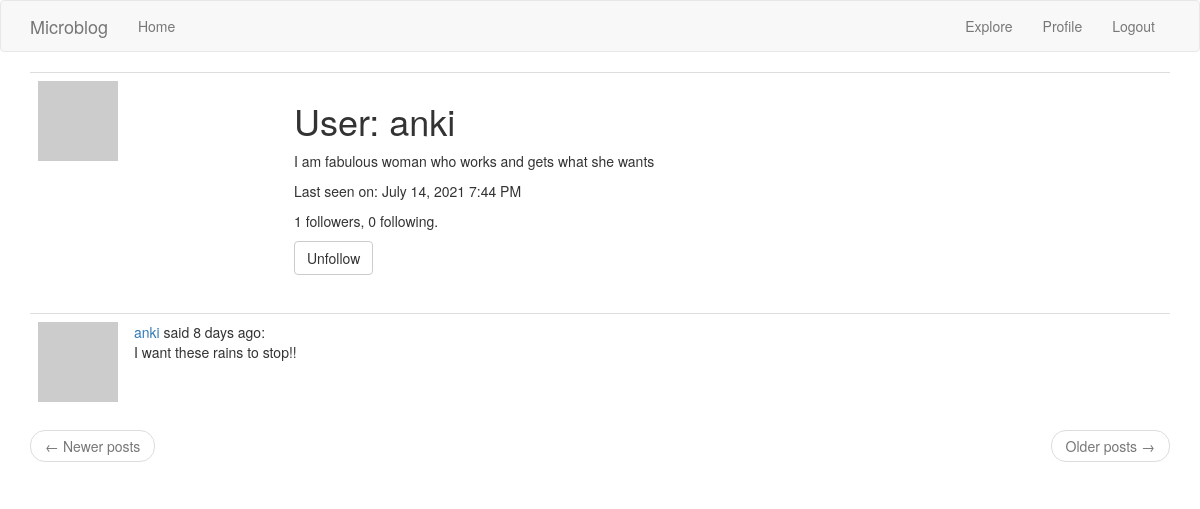
The page /user/anki (signed in) on the database its author committed.
### app/models.py (models this page shows, shortened)
class User(UserMixin, db.Model):
    id = db.Column(db.Integer, primary_key = True)
    username = db.Column(db.String(64), index = True, unique = True)
    email = db.Column(db.String(120), index = True, unique = True)
    password_hash = db.Column(db.String(128))
    posts = db.relationship('Post', backref='author', lazy='dynamic')
    about_me = db.Column(db.String(140))
    last_seen = db.Column(db.DateTime, default = datetime.utcnow)
    followed = db.relationship(
        'User', secondary=followers,
        primaryjoin=(followers.c.follower_id == id),
        secondaryjoin=(followers.c.followed_id == id),
        backref=db.backref('followers', lazy='dynamic'), lazy='dynamic')
    def avatar(self, size):
        digest = md5(self.email.lower().encode('utf-8')).hexdigest()
        return f'https://www.gravatar.com/avatar/{digest}?&s={size}'
    def is_following(self, user):
        return self.followed.filter(
            followers.c.followed_id == user.id).count() > 0

class Post(db.Model):
    id = db.Column(db.Integer, primary_key = True)
    body = db.Column(db.String(140))
    timestamp = db.Column(db.DateTime, index=True, default=datetime.utcnow)
    user_id = db.Column(db.Integer, db.ForeignKey('user.id'))

### app/routes.py (the view)
@app_var.route('/user/<username>')
@login_required
def user(username):
    user = User.query.filter_by(username = username).first_or_404()
    page = request.args.get('page', 1, type=int)
    posts = user.posts.order_by(Post.timestamp.desc()).paginate(
        page, app_var.config['POSTS_PER_PAGE'], False)
    next_url = url_for('user', username=user.username, page=posts.next_num) \
        if posts.has_next else None
    prev_url = url_for('user', username=user.username, page=posts.prev_num) \
        if posts.has_prev else None
    form = EmptyForm()
    return render_template('user.html', user = user, posts = posts.items,
        next_url=next_url, prev_url=prev_url, form = form)

### app/forms.py
class EmptyForm(FlaskForm):
    submit = SubmitField('Submit')

### app/models.py (called while the page is built)
@login.user_loader
def load_user(id):
    return User.query.get(int(id))

### app/routes.py (called while the page is built)
@app_var.before_request
def before_request():
    if current_user.is_authenticated:
        current_user.last_seen = datetime.utcnow()
        db.session.commit()

### app/templates/user.html (shortened to what this page needs)
{% extends "base.html" %}
{% block app_content %}
    <table class="table table-hover">
        <tr>
            <td width="256px"><img src="{{ user.avatar(256) }}"></td>
            <td>
                <h1>User: {{ user.username }}</h1>
                {% if user.about_me %}<p>{{ user.about_me }}</p>{% endif %}
                {% if user.last_seen %}<p>Last seen on: {{ moment(user.last_seen).format('LLL') }}</p>{% endif %}
                <p>{{ user.followers.count() }} followers, {{ user.followed.count() }} following.</p>
                {% if user == current_user %}
                <p><a href="{{ url_for('edit_profile') }}">Edit your profile</a></p>
                {% else %}
                <p>
                    <form action="{{ url_for('unfollow', username=user.username) }}" method="post">
                        {{ form.submit(value='Unfollow', class_='btn btn-default') }}
                    </form>
                </p>
                {% endif %}
            </td>
        </tr>
    </table>
    {% for post in posts %}
        {% include '_post.html' %}
    {% endfor %}
    <nav aria-label="...">
        <ul class="pager">
            <li class="previous{% if not prev_url %} disabled{% endif %}">
                <a href="{{ prev_url or '#' }}">
                    <span aria-hidden="true">&larr;</span> Newer posts
                </a>
            </li>
            <li class="next{% if not next_url %} disabled{% endif %}">
                <a href="{{ next_url or '#' }}">
                    Older posts <span aria-hidden="true">&rarr;</span>
                </a>
            </li>
        </ul>
    </nav>
{% endblock %}

### app/templates/_post.html
<table class="table table-hover">
    <tr>
        <td width="70px">
            <a href="{{ url_for('user', username=post.author.username) }}">
                <img src="{{ post.author.avatar(70) }}" />
            </a>
        </td>
        <td>
            <a href="{{ url_for('user', username=post.author.username) }}">
                {{ post.author.username }}
            </a>
            said {{ moment(post.timestamp).fromNow() }}:
            <br>
            {{ post.body }}
        </td>
    </tr>
</table>

### rows shown on the page
User: username "anki", about_me "I am fabulous woman who works and gets what she wants", last_seen "July 14, 2021 7:44 PM"
Post: author.username "anki", timestamp "8 days ago", body "I want these rains to stop!!"

### other values the page prints
{{ user.followers.count() }} "1"
{{ user.followed.count() }} "0"
